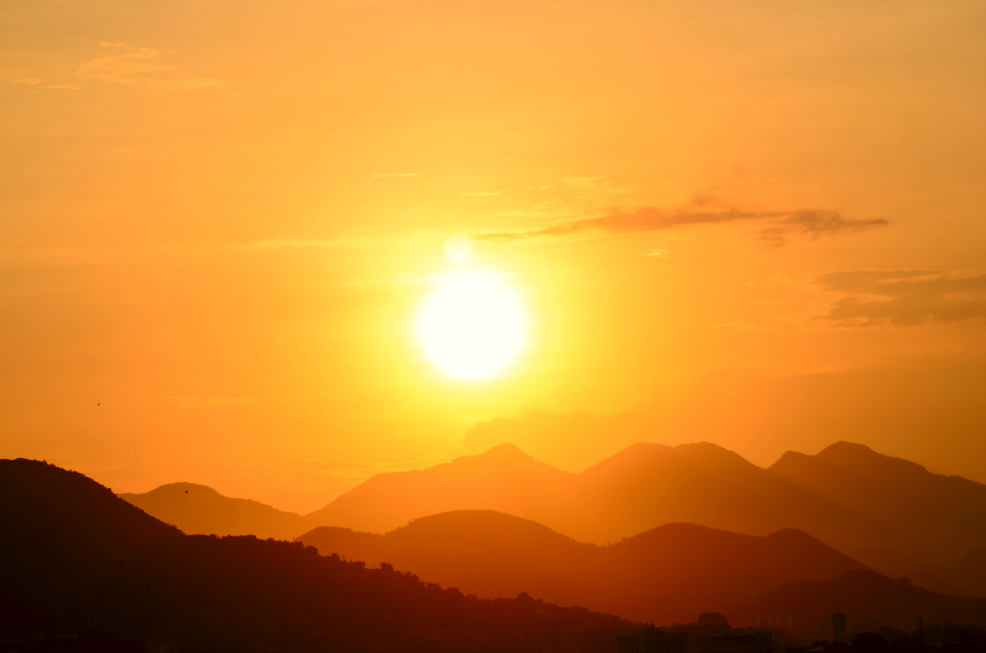
#> input picture image_db/pexels-bruno-scramgnon-585759.jpg, 4928 x 3264 px (shown at 1/5 size)
$ python -i edit_image.py   (imports and definitions only)
#> lines starting #> are read from the running program, lines starting #| are printed output that depends on the picture
### images/scripts/ascii_map.py
# Ascii chars ordered by darkness
ascii_chars = '''$@B%8&WM#*oahkbdpqwmZO0QLCJUYXzcvunxrjft/|(1{[?-_+~<i!lI;:,"^`'. '''
length = -1 #len(ascii_chars)
ascii_arr = {}
# makes key:value pairs of darkness:character
for char in ascii_chars:
    length += 1
    ascii_arr[length]= char
#> further down, picture is the input picture: PIL image 4928x3264 RGB; mean R, G, B 207.9, 134.8, 48.6

ascii_arr

### images/scripts/edit_image.py
# This file will process all requests to edit images
import PIL
from PIL import ImageEnhance, ImageFilter
from datetime import datetime
from ..models import User, Image as Img
from numpy import array, asarray
from .ascii_map import ascii_arr

image_path = 'image_db'
def open_image(image):
    return PIL.Image.open(f'{image_path}/{image.path}')

# new_image is a PIL.Image, original_image is a imageField_object
# [27 lines left out: functions save_image, edit_brightness, not called in this run]

def edit_blur(img, value):
    new_img = img.filter(ImageFilter.BoxBlur(value))
    return new_img

# [7 lines left out: function adjust_pixel, not called in this run]


def color(img, r=0, g=0, b=0):
    # [15 lines of commented-out code are left out]

#> called with r = 0, g = 0, b = 0
    red,green,blue = img.convert('RGB').split()
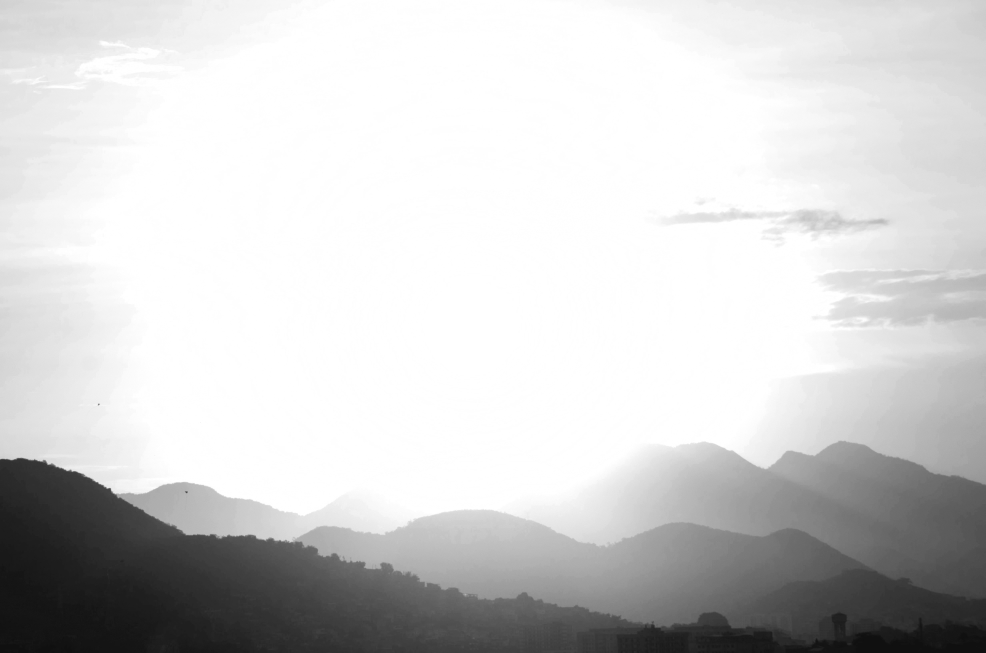
#> red: PIL image 4928x3264 L (shown at 1/5 size); min 12, max 255, mean 207.9
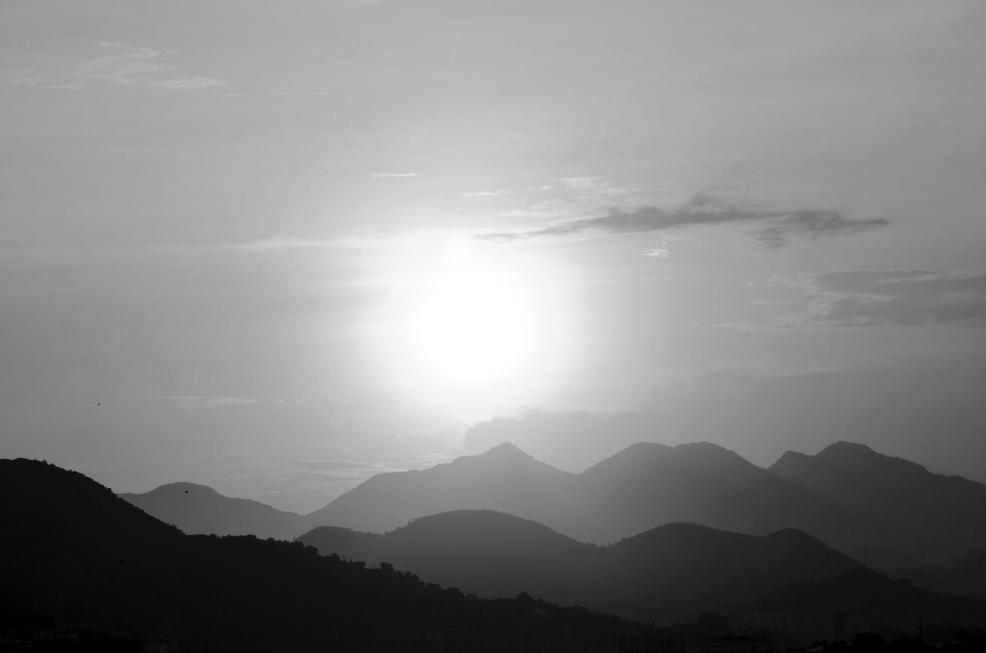
#> green: PIL image 4928x3264 L (shown at 1/5 size); min 0, max 255, mean 134.8
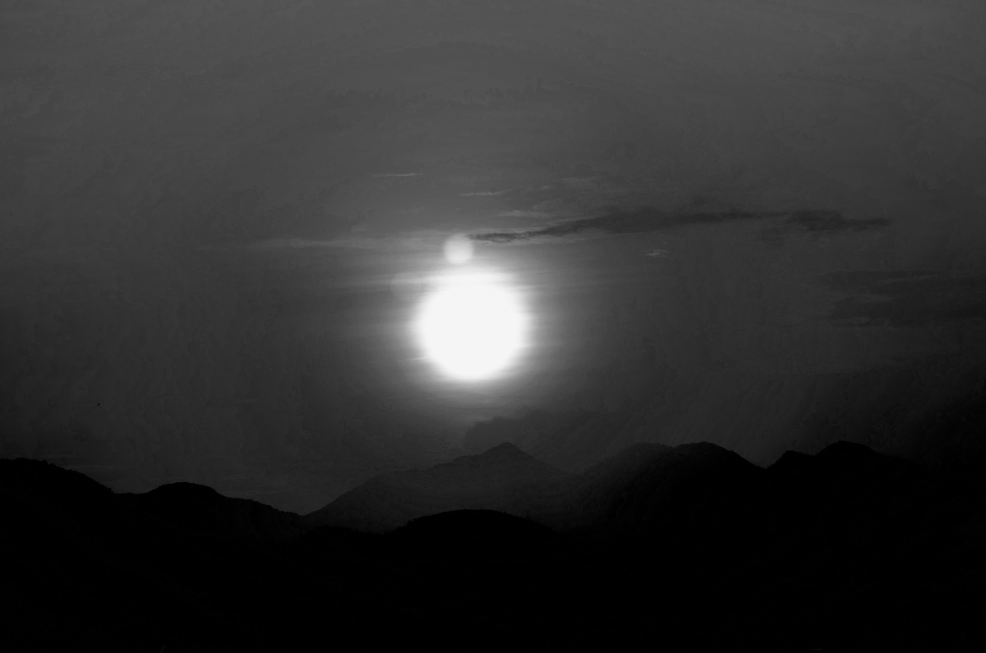
#> blue: PIL image 4928x3264 L (shown at 1/5 size); min 0, max 247, mean 48.6
    red = red.point(lambda i: i + r)
    green = green.point(lambda i: i + g)
    blue = blue.point(lambda i: i + b)
    new_img = PIL.Image.merge('RGB',(red,green,blue))
    return new_img
    # save_image(new_img, image)

# [38 lines left out: function asciiConvert, not called in this run]

def crop_image(img, box):
    new_img = img.crop(box)
    return new_img

def overlay_images(img_1, img_2, dest):
    new_img = img_1.alpha_composite(img_2, dest)
    return new_img

>>> from PIL import Image
>>> picture = Image.open('../../image_db/pexels-bruno-scramgnon-585759.jpg')
>>> result = color(picture)

$ run again, on image_db/pexels-thgusstavo-santana-1933873.jpg
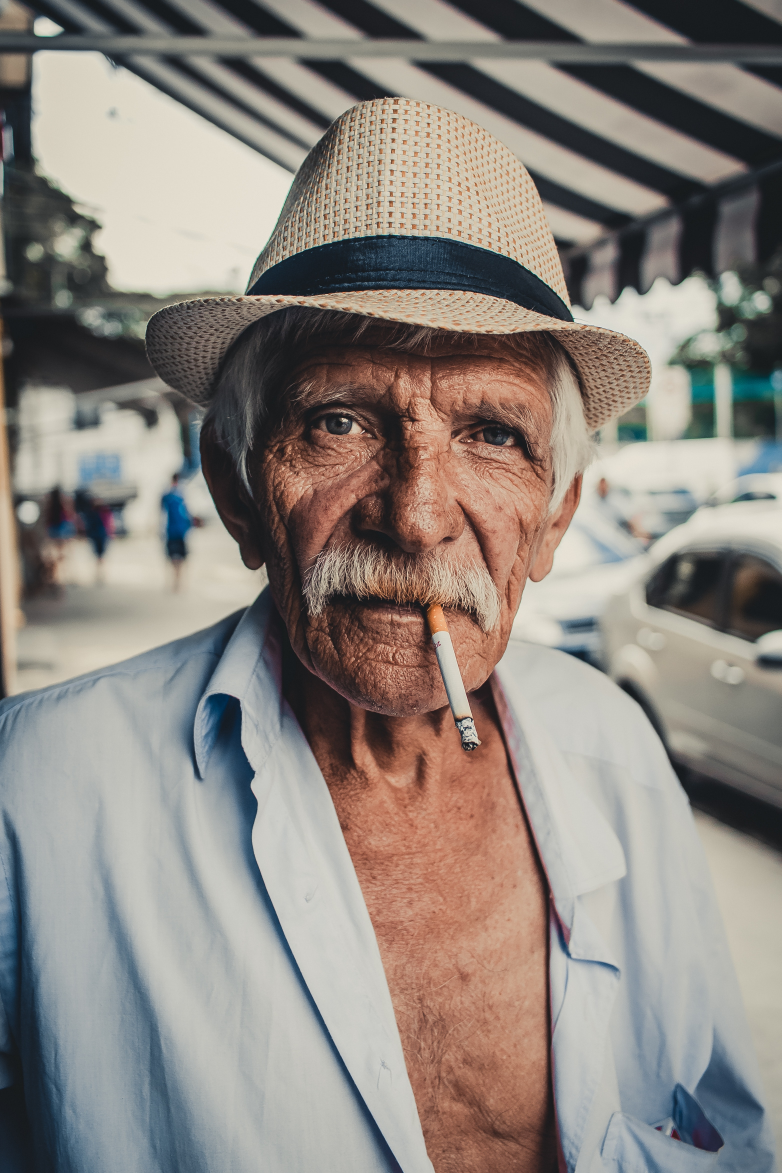
#> input picture image_db/pexels-thgusstavo-santana-1933873.jpg, 3127 x 4691 px (shown at 1/4 size)
#> picture is the input picture: PIL image 3127x4691 RGB; mean R, G, B 141.1, 133.9, 127.5
#> in color, `red,green,blue = img.convert('RGB').split()`:
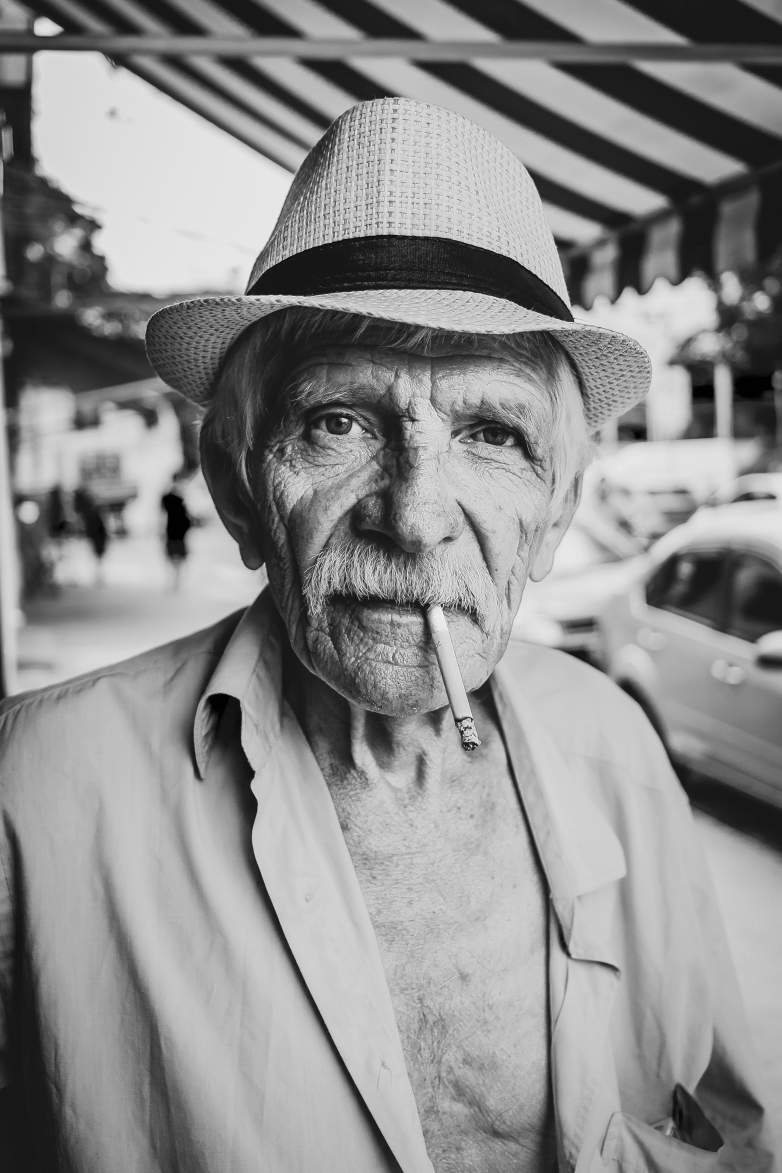
#> red: PIL image 3127x4691 L (shown at 1/4 size); min 0, max 255, mean 141.1
#> in color, `red,green,blue = img.convert('RGB').split()`:
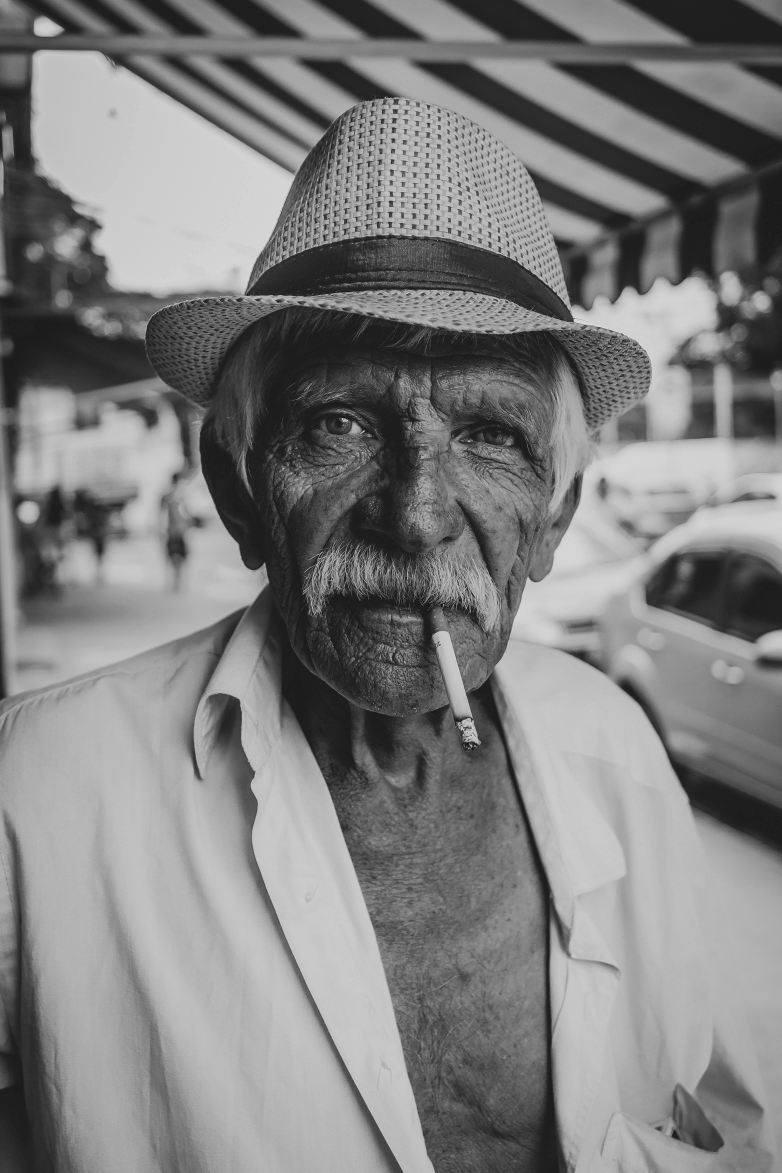
#> blue: PIL image 3127x4691 L (shown at 1/4 size); min 0, max 253, mean 127.5
